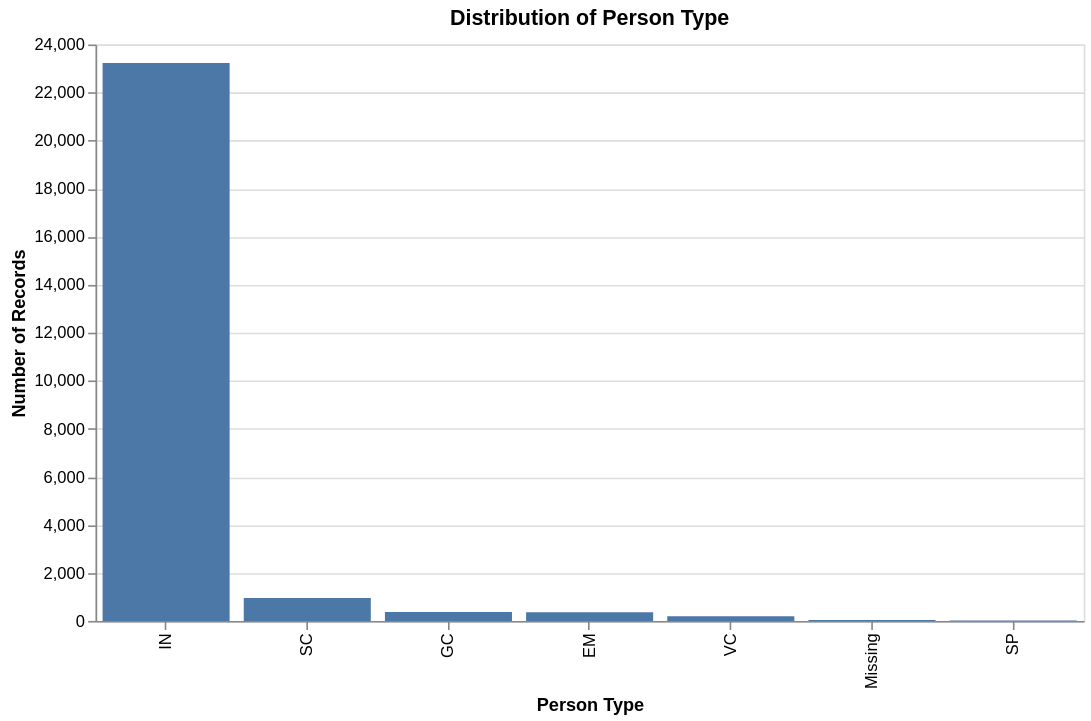

Notebook code for this chart:
### Code cell
# Replace missing values for visualisation only
person_type_chart_data = df.copy()
person_type_chart_data["person_type"] = person_type_chart_data["person_type"].fillna("Missing")

person_type_counts = (
    person_type_chart_data["person_type"]
    .value_counts()
    .reset_index()
)

person_type_counts.columns = ["person_type", "count"]

alt.Chart(person_type_counts).mark_bar().encode(
    x=alt.X("person_type:N", title="Person Type", sort="-y"),
    y=alt.Y("count:Q", title="Number of Records"),
    tooltip=["person_type", "count"]
).properties(
    title="Distribution of Person Type",
    width=600,
    height=350
)

### Figure 1 — Vega-Lite specification as saved in the notebook (floating-point values rounded to 4 significant figures)
{"config": {"view": {"continuousWidth": 300, "continuousHeight": 300}}, "data": {"name": "data-e1bd1bc088c582f19726cc7eff10d67f"}, "mark": {"type": "bar"}, "encoding": {"tooltip": [{"field": "person_type", "type": "nominal"}, {"field": "count", "type": "quantitative"}], "x": {"field": "person_type", "sort": "-y", "title": "Person Type", "type": "nominal"}, "y": {"field": "count", "title": "Number of Records", "type": "quantitative"}}, "height": 350, "title": "Distribution of Person Type", "width": 600, "$schema": "https://vega.github.io/schema/vega-lite/v5.20.1.json", "datasets": {"data-e1bd1bc088c582f19726cc7eff10d67f": [{"person_type": "IN", "count": 23229}, {"person_type": "SC", "count": 955}, {"person_type": "GC", "count": 371}, {"person_type": "EM", "count": 359}, {"person_type": "VC", "count": 192}, {"person_type": "Missing", "count": 35}, {"person_type": "SP", "count": 22}]}}
